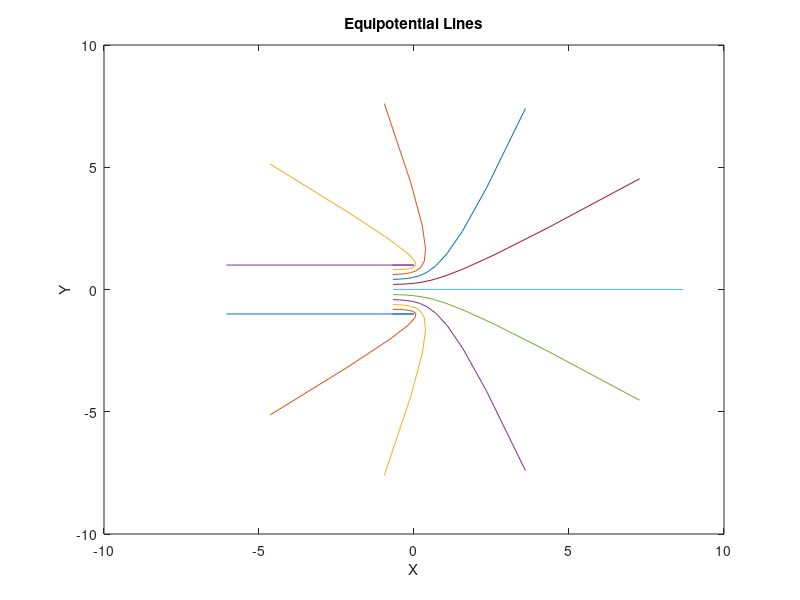

Recreate this plot in MATLAB.
psi_values = linspace(-1/2, 1/2, 11); 
phi_values = linspace(-1/2,1/2,11);
for i = 1:11
    X_vector=zeros(1,11);
    Y_vector=zeros(1,11);
    phi = phi_values(i);
    for j = 1:11
        psi = psi_values(j);
        X=(1/pi)*(1+(exp(2*pi*psi)*cos(2*pi*phi)))+2*psi;
        Y=(1/pi)*(exp(2*pi*psi)*sin(2*pi*phi))+2*phi;
        X_vector(j)=X;
        Y_vector(j)=Y;
    end
    plot(X_vector,Y_vector)
    hold on;
end
xlabel('X');
ylabel('Y');
title('Equipotential Lines');